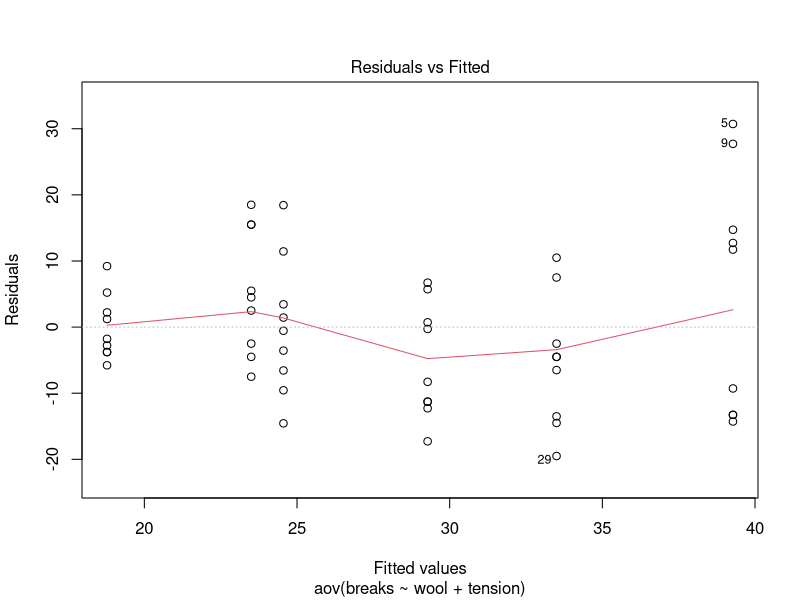
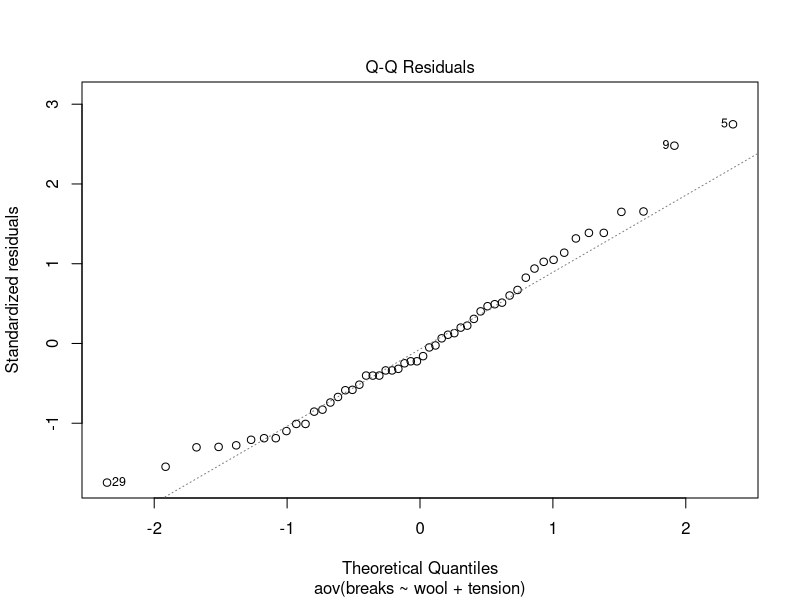
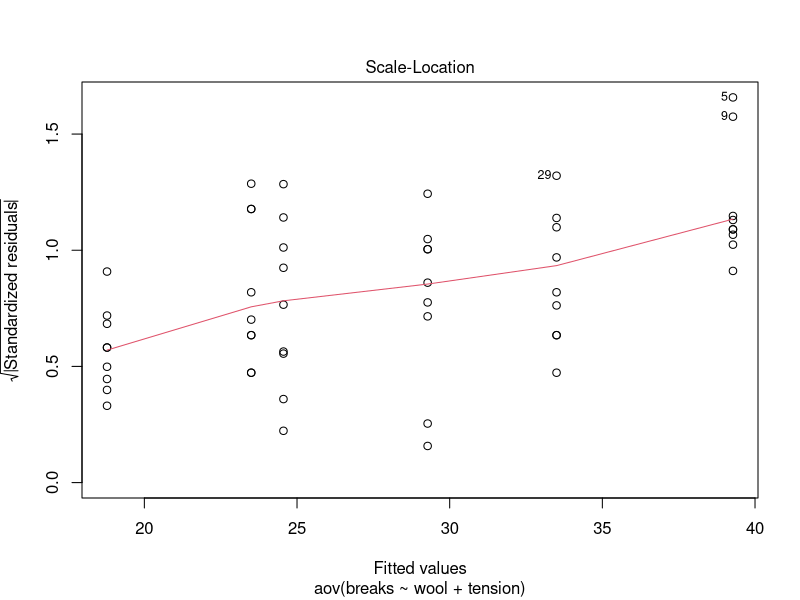
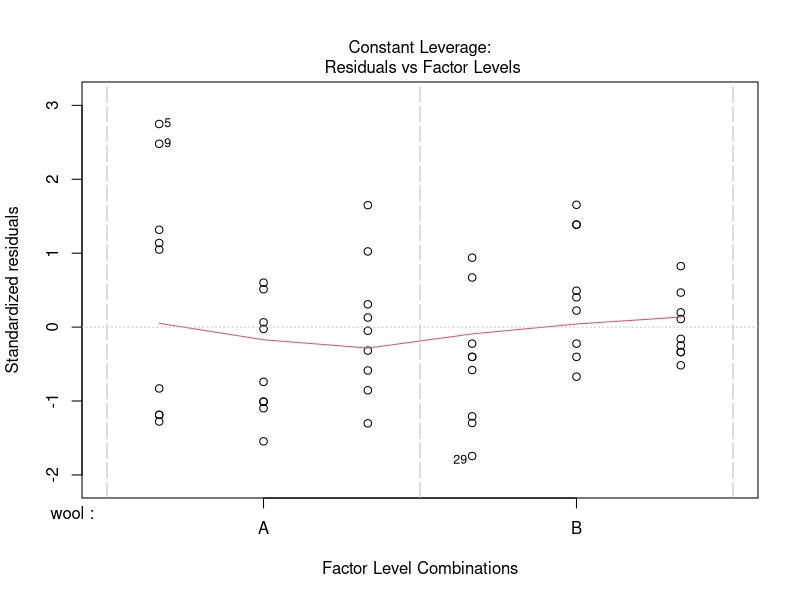
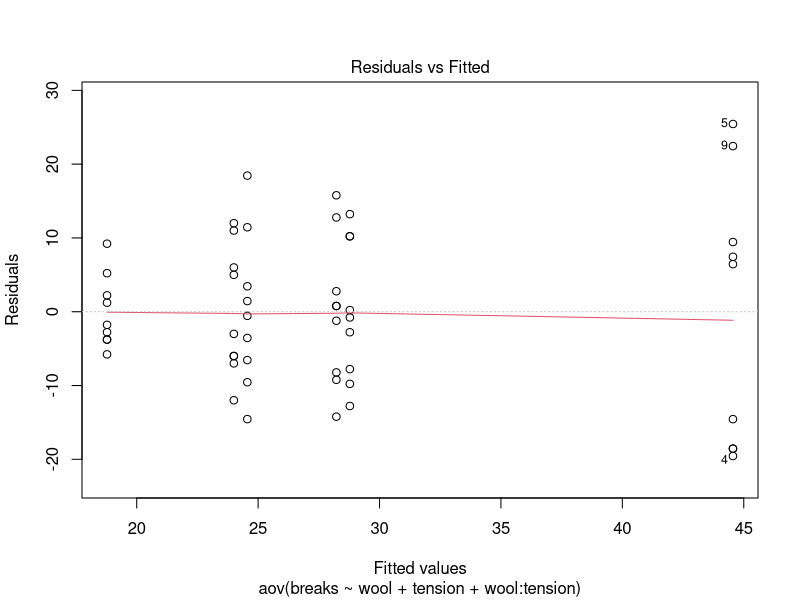
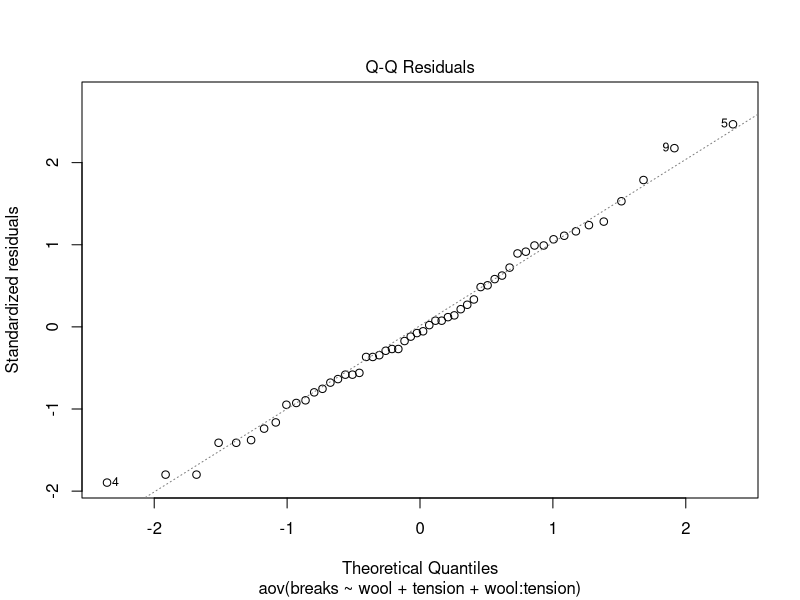
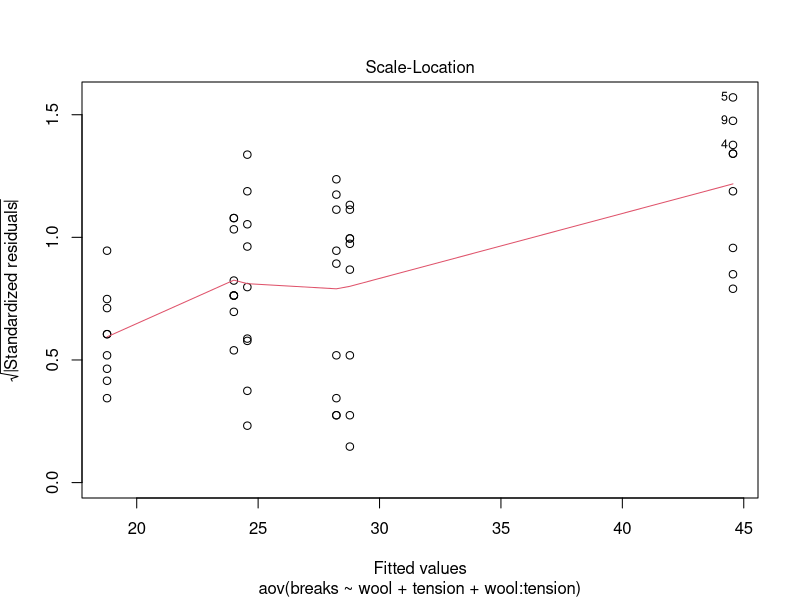
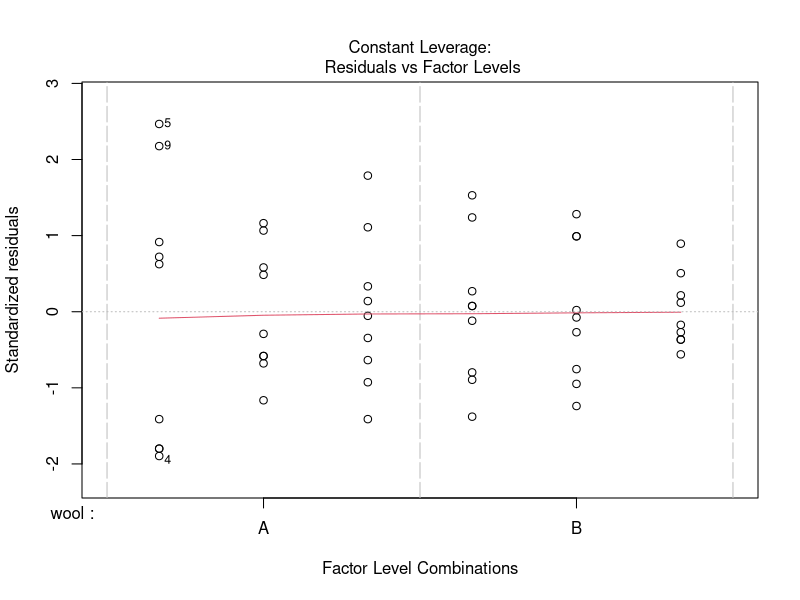

Generate these figures, in order, with R:
data("warpbreaks")
head(warpbreaks)
summary(warpbreaks)
model1<- aov(breaks~wool+tension,data=warpbreaks)
summary(model1)
plot(model1)
model2<- aov(breaks~wool+tension+wool:tension,data=warpbreaks)
summary(model2)
plot(model2)

